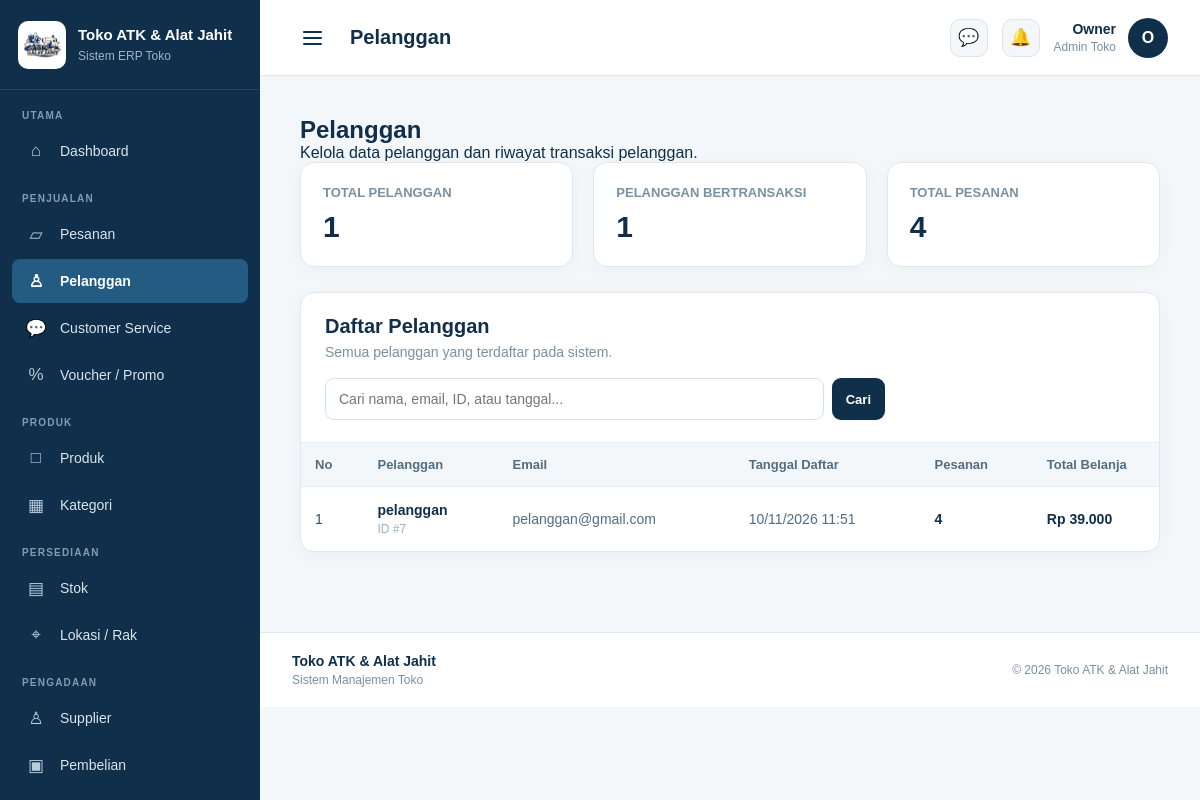
The app's page /admin/pelanggan/index.php (signed in) with its own data.
### tables this page shows
CREATE TABLE `pelanggan` (
  `id_pelanggan` int(11) NOT NULL,
  `nama` varchar(100) NOT NULL,
  `email` varchar(150) NOT NULL,
  `foto_profil` varchar(255) DEFAULT NULL,
  `password` varchar(255) NOT NULL,
  `created_at` timestamp NOT NULL DEFAULT current_timestamp()
);

### admin/pelanggan/index.php (the view, shortened to what this page needs)
<?php
require_once "../includes/hak_akses.php";
$search = trim($_GET['search'] ?? '');
$query = mysqli_query($conn, "SELECT COUNT(*) AS total FROM pelanggan");
$total_pelanggan = (int)(mysqli_fetch_assoc($query)['total'] ?? 0);
$query = mysqli_query($conn, "SELECT COUNT(DISTINCT id_pelanggan) AS total FROM pesanan WHERE id_pelanggan IS NOT NULL");
$total_pelanggan_aktif = (int)(mysqli_fetch_assoc($query)['total'] ?? 0);
$query = mysqli_query($conn, "SELECT COUNT(*) AS total FROM pesanan");
$total_pesanan = (int)(mysqli_fetch_assoc($query)['total'] ?? 0);
$search_condition = '';
$query_pelanggan = mysqli_query($conn, "SELECT pl.id_pelanggan, pl.nama, pl.email, pl.created_at, COUNT(p.id_pesanan) AS jumlah_pesanan, COALESCE(SUM(CASE WHEN p.status_pesanan != 'Dibatalkan' THEN p.total_harga ELSE 0 END), 0) AS total_belanja FROM pelanggan pl LEFT JOIN pesanan p ON pl.id_pelanggan = p.id_pelanggan $search_condition GROUP BY pl.id_pelanggan, pl.nama, pl.email, pl.created_at ORDER BY pl.id_pelanggan DESC");
?>
<!DOCTYPE html>
<html lang="id">
<head>
<link rel="stylesheet" href="../assets/css/admin.css">
</head>
<body>
<div class="admin-layout">
<?php require_once "../includes/sidebar.php"; ?>
<main class="admin-main">
<?php require_once "../includes/navbar.php"; ?>
<section class="admin-content">
<div class="pelanggan-page">
<div class="page-title"><h1>Pelanggan</h1><p>Kelola data pelanggan dan riwayat transaksi pelanggan.</p></div>
<div class="pelanggan-stat-grid">
<div class="pelanggan-stat-card"><span class="pelanggan-stat-label">Total Pelanggan</span><span class="pelanggan-stat-number"><?= $total_pelanggan; ?></span></div>
<div class="pelanggan-stat-card"><span class="pelanggan-stat-label">Pelanggan Bertransaksi</span><span class="pelanggan-stat-number"><?= $total_pelanggan_aktif; ?></span></div>
<div class="pelanggan-stat-card"><span class="pelanggan-stat-label">Total Pesanan</span><span class="pelanggan-stat-number"><?= $total_pesanan; ?></span></div>
</div>
<div class="pelanggan-card">
<div class="pelanggan-card-header">
<h2>Daftar Pelanggan</h2>
<p>Semua pelanggan yang terdaftar pada sistem.</p>
<div class="pelanggan-search">
<form method="GET" class="pelanggan-search-form">
<input type="search" name="search" value="<?= htmlspecialchars($search); ?>" class="pelanggan-search-input" placeholder="Cari nama, email, ID, atau tanggal..." autocomplete="off">
<button type="submit" class="pelanggan-search-btn">Cari</button>
</form>
</div>
</div>
<div class="pelanggan-table-wrapper">
<table class="pelanggan-table">
<thead>
<tr>
<th>No</th>
<th>Pelanggan</th>
<th>Email</th>
<th>Tanggal Daftar</th>
<th>Pesanan</th>
<th>Total Belanja</th>
</tr>
</thead>
<tbody>
<?php if ($query_pelanggan && mysqli_num_rows($query_pelanggan) > 0) : ?>
<?php $no = 1; ?>
<?php while ($pelanggan = mysqli_fetch_assoc($query_pelanggan)) : ?>
<tr>
<td><?= $no++; ?></td>
<td>
<span class="nama-pelanggan"><?= htmlspecialchars($pelanggan['nama']); ?></span>
<span class="id-pelanggan">ID #<?= (int)$pelanggan['id_pelanggan']; ?></span>
</td>
<td><span class="email-pelanggan"><?= htmlspecialchars($pelanggan['email']); ?></span></td>
<td><span class="tanggal-daftar"><?= date('d/m/Y H:i', strtotime($pelanggan['created_at'])); ?></span></td>
<td><span class="jumlah-pesanan"><?= (int)$pelanggan['jumlah_pesanan']; ?></span></td>
<td><span class="total-belanja">Rp <?= number_format((float)$pelanggan['total_belanja'],0,',','.'); ?></span></td>
</tr>
<?php endwhile; ?>
<?php endif; ?>
</tbody>
</table>
</div>
</div>
</div>
</section>
<?php require_once "../includes/footer.php"; ?>
</main>
</div>
</body>
</html>

### admin/assets/css/admin.css (style rules this page uses)
* { margin: 0; padding: 0; box-sizing: border-box; }
html { font-size: 16px; }
body { font-family: Arial, Helvetica, sans-serif; background: #f4f7fa; color: #102f4b; min-height: 100vh; }
.admin-layout { display: flex; min-height: 100vh; width: 100%; }
.admin-main { flex: 1; min-width: 0; min-height: 100vh; }
.admin-content { padding: 40px; max-width: 1500px; }

### admin/pelanggan/index.php (style rules this page uses)
.pelanggan-page { max-width:1500px }
.pelanggan-stat-grid { display:grid;grid-template-columns:repeat(3,1fr);gap:20px;margin-bottom:25px }
.pelanggan-stat-card { background:#fff;border:1px solid #e0e7ed;border-radius:14px;padding:22px;box-shadow:0 4px 15px rgba(16,47,75,.04) }
.pelanggan-stat-label { display:block;color:#7890a4;font-size:13px;margin-bottom:10px;text-transform:uppercase;font-weight:600 }
.pelanggan-stat-number { display:block;color:#102f4b;font-size:30px;font-weight:800 }
.pelanggan-card { background:#fff;border:1px solid #e0e7ed;border-radius:14px;box-shadow:0 4px 15px rgba(16,47,75,.04);overflow:hidden }
.pelanggan-card-header { padding:22px 24px;border-bottom:1px solid #e6edf2 }
.pelanggan-card-header h2 { margin:0 0 6px;color:#102f4b;font-size:20px }
.pelanggan-card-header p { margin:0;color:#7890a4;font-size:14px }
.pelanggan-search { margin-top:18px }
.pelanggan-search-form { display:flex;align-items:center;gap:8px;width:100%;max-width:560px }
.pelanggan-search-input { flex:1;min-width:0;height:42px;padding:0 13px;border:1px solid #d5e0e8;border-radius:9px;outline:none;font-family:inherit;font-size:14px;color:#334f66;background:#fff;box-sizing:border-box }
.pelanggan-search-btn,.pelanggan-search-reset { display:inline-flex;align-items:center;justify-content:center;height:42px;padding:0 14px;border-radius:9px;font-family:inherit;font-size:13px;font-weight:700;text-decoration:none;white-space:nowrap;box-sizing:border-box }
.pelanggan-search-btn { border:none;background:#102f4b;color:#fff;cursor:pointer }
.pelanggan-table-wrapper { width:100%;overflow-x:auto }
.pelanggan-table { width:100%;border-collapse:collapse;min-width:1000px }
.pelanggan-table th { background:#f4f7fa;color:#506d84;text-align:left;padding:14px;font-size:13px;font-weight:700;white-space:nowrap }
.pelanggan-table td { padding:15px 14px;border-top:1px solid #e5ebf0;color:#334f66;font-size:14px;vertical-align:middle }
.nama-pelanggan { color:#102f4b;font-weight:700 }
.id-pelanggan { display:block;margin-top:4px;color:#9aafbf;font-size:12px }
.email-pelanggan { color:#506d84 }
.jumlah-pesanan,.total-belanja { color:#102f4b;font-weight:700 }
.total-belanja { white-space:nowrap }
.tanggal-daftar { color:#506d84;white-space:nowrap }

### records on screen
pelanggan: nama "pelanggan", id_pelanggan "7", email "pelanggan@gmail.com", created_at "10/11/2026 11:51", jumlah_pesanan "4", total_belanja "39.000"

### other values on screen
$pageTitle "Pelanggan"
$namaAdmin "Owner"
$avatar "O"
$total_pelanggan "1"
$total_pelanggan_aktif "1"
$total_pesanan "4"
